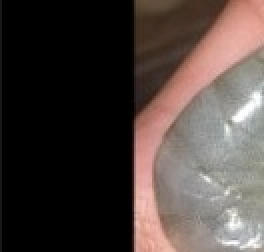
#> input picture ml/test_crops/user_hand_only_crop.jpg, 132 x 126 px (shown 2 times larger)
$ python quality_validator.py ../test_crops/user_hand_only_crop.jpg
#> lines starting #> are read from the running program, lines starting #| are printed output that depends on the picture; after the words box and inside, x2 and y2 are one past the last pixel; in counts of white or black regions, pixels touching at a corner belong together
from __future__ import annotations

import json
import sys
from pathlib import Path

import cv2
import numpy as np
from PIL import Image, ImageOps


# [79 lines left out: function detect_cooked_orange_shrimp, not called in this run]


def validate_image_quality(image_path: Path) -> dict:
    if not image_path.exists():
        raise FileNotFoundError(f"Image not found: {image_path}")

    with Image.open(image_path) as img:
#> img is the input picture: PIL image 132x126 RGB; mean R, G, B 75.8, 65.2, 61.2
        img = ImageOps.exif_transpose(img).convert("RGB")
        width, height = img.size
#> width = 132; height = 126
        rgb = np.asarray(img.resize((224, 224), Image.Resampling.BILINEAR), dtype=np.float32)
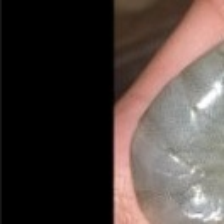
#> rgb: shape (224, 224, 3) float32; mean R, G, B 75.8, 65.2, 61.2
        gray = img.convert("L").resize((224, 224), Image.Resampling.BILINEAR)
        arr = np.asarray(gray, dtype=np.float32)

    max_c = rgb.max(axis=2) / 255.0
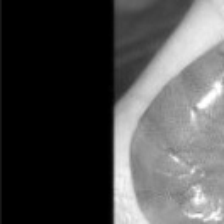
#> max_c: shape (224, 224) float32; min 0, max 1, mean 0.298
    min_c = rgb.min(axis=2) / 255.0
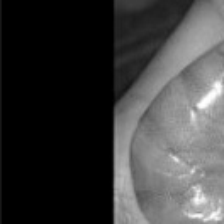
#> min_c: shape (224, 224) float32; min 0, max 0.996, mean 0.239
    sat = np.where(max_c > 0, (max_c - min_c) / (max_c + 1e-7), 0)
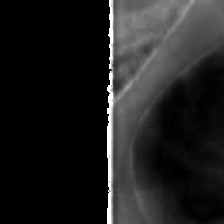
#> sat: shape (224, 224) float32; min 0, max 1, mean 0.124

    # 1. Blur Detection using Gradient Variance (2D Laplacian approximation)
    dx = np.diff(arr, axis=1)
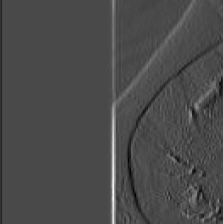
#> dx: shape (224, 223) float32; min -29, max 71, mean 0.6; drawn with min black and max white
    dy = np.diff(arr, axis=0)
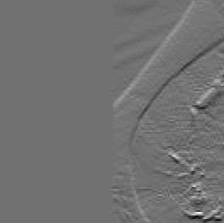
#> dy: shape (223, 224) float32; min -36, max 45, mean 0.2; drawn with min black and max white
    blur_score = float(np.var(dx) + np.var(dy))
#> blur_score = 37.65

    # 2. Illumination & Contrast Metrics
    mean_bright = float(arr.mean())
#> mean_bright = 67.93
    std_bright = float(arr.std())
#> std_bright = 75.41
    overexposed_ratio = float(((arr > 245) & (sat < 0.16)).mean())
#> overexposed_ratio = 0.00267
    underexposed_ratio = float((arr < 28).mean())
#> underexposed_ratio = 0.506

    foreground = (sat > 0.10) & (arr > 30) & (arr < 235)
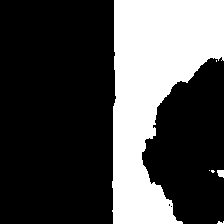
#> foreground: shape (224, 224) bool; 29.7% white; 6 white regions (4 under 20 px), largest, box (x1, y1, x2, y2) and area: (112, 0, 224, 224) 14853, (217, 170, 224, 178) 45
    foreground_ratio = float(foreground.mean())
#> foreground_ratio = 0.297
    ys, xs = np.where(foreground)
#> ys = 14925 values from 0 to 223; xs = 14925 values, max 223 at index 109, min 112 at index 12498, mean 153.5
    touches_edges = False
    bbox_fill_ratio = 0.0
    center_coverage = 0.0
    if len(xs) > 0 and len(ys) > 0:
        left, right = int(xs.min()), int(xs.max())
#> left = 112; right = 223
        top, bottom = int(ys.min()), int(ys.max())
#> top = 0; bottom = 223
        bbox_area = max(1, (right - left + 1) * (bottom - top + 1))
#> bbox_area = 25088
        bbox_fill_ratio = float(foreground.sum() / bbox_area)
#> bbox_fill_ratio = 0.595
        touches_edges = left <= 4 or top <= 4 or right >= 219 or bottom >= 219
#> touches_edges = True
        center_coverage = float(foreground[56:168, 56:168].mean())
#> center_coverage = 0.392

    is_blurry = blur_score < 8.0 and std_bright < 18.0
#> is_blurry = False
    is_too_dark = mean_bright < 30.0 or underexposed_ratio > 0.70
#> is_too_dark = False
    is_too_bright = mean_bright > 238.0 or (overexposed_ratio > 0.78 and std_bright < 28.0)
#> is_too_bright = False
    is_low_contrast = std_bright < 7.0
#> is_low_contrast = False
    is_low_resolution = width < 180 or height < 180
#> is_low_resolution = True
    is_too_far = foreground_ratio < 0.055 or center_coverage < 0.035
#> is_too_far = False
    is_heavily_cropped = touches_edges and 0.42 < foreground_ratio < 0.82 and std_bright > 22.0 and center_coverage < 0.50
#> is_heavily_cropped = False
    is_overlapping = foreground_ratio > 0.88 and bbox_fill_ratio > 0.82 and std_bright > 38.0
#> is_overlapping = False

    warnings = []
    if is_low_contrast:
        warnings.append("low contrast")
    if is_too_far:
        warnings.append("shrimp may be small in frame")
    if is_heavily_cropped:
        warnings.append("shrimp may be cropped")
    if is_overlapping:
        warnings.append("possible overlapping shrimp")

    is_quality_valid = not (
        is_blurry
        or is_too_dark
        or is_too_bright
        or is_low_resolution
    )
#> is_quality_valid = False

    if not is_quality_valid:
        reasons = []
        if is_blurry:
            reasons.append("blurry image")
        if is_too_dark:
            reasons.append("low lighting")
        if is_too_bright:
            reasons.append("overexposure")
        if is_low_resolution:
            reasons.append("low resolution")

        primary_message = "Please upload a clearer image of a shrimp."
        if is_blurry:
            primary_message = "Image is blurry."
        elif is_too_dark:
            primary_message = "Lighting is too dark."
        elif is_too_bright:
            primary_message = "Image is overexposed."
        elif is_low_resolution:
            primary_message = "Image resolution is too low."

        return {
            "is_quality_valid": False,
            "status": "Poor Image Quality",
            "prediction": None,
            "message": primary_message,
            "reasons": reasons,
            "warnings": warnings,
            "quality_metrics": {
                "width": width,
                "height": height,
                "blur_score": round(blur_score, 2),
                "brightness": round(mean_bright, 2),
                "contrast": round(std_bright, 2),
                "overexposed_ratio": round(overexposed_ratio, 4),
                "underexposed_ratio": round(underexposed_ratio, 4),
                "foreground_ratio": round(foreground_ratio, 4),
                "bbox_fill_ratio": round(bbox_fill_ratio, 4),
                "center_coverage": round(center_coverage, 4),
            },
        }

    return {
        "is_quality_valid": True,
        "status": "Good Quality",
        "message": "Image quality is suitable for diagnosis.",
        "warnings": warnings,
        "quality_metrics": {
            "width": width,
            "height": height,
            "blur_score": round(blur_score, 2),
            "brightness": round(mean_bright, 2),
            "contrast": round(std_bright, 2),
            "overexposed_ratio": round(overexposed_ratio, 4),
            "underexposed_ratio": round(underexposed_ratio, 4),
            "foreground_ratio": round(foreground_ratio, 4),
            "bbox_fill_ratio": round(bbox_fill_ratio, 4),
            "center_coverage": round(center_coverage, 4),
        },
    }


if __name__ == "__main__":
    if len(sys.argv) > 1:
        img_p = Path(sys.argv[1])
        print(json.dumps(validate_image_quality(img_p), indent=2))
    else:
        print("Usage: python quality_validator.py <image_path>")

$ run again, on ml/test_crops/user_shrimp_crop.jpg
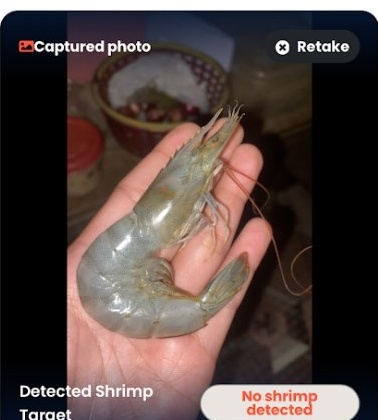
#> input picture ml/test_crops/user_shrimp_crop.jpg, 378 x 420 px
#> in validate_image_quality, img is the input picture: PIL image 378x420 RGB; mean R, G, B 83.4, 68.5, 65.1
#> in validate_image_quality, `dy = np.diff(arr, axis=0)`:
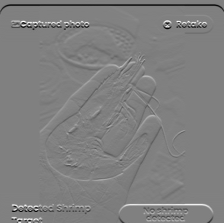
#> dy: shape (223, 224) float32; min -168, max 166, mean -0.5; drawn with min black and max white
#> blur_score = 548.2
#> mean_bright = 72.56
#> std_bright = 73.27
#> overexposed_ratio = 0.0233
#> underexposed_ratio = 0.379
#> in validate_image_quality, `foreground = (sat > 0.10) & (arr > 30) & (arr < 235)`:
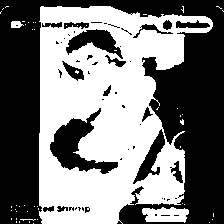
#> foreground: shape (224, 224) bool; 47.8% white; 52 white regions (49 under 20 px), largest, box (x1, y1, x2, y2) and area: (39, 6, 213, 224) 23232, (142, 207, 189, 223) 565, (11, 21, 24, 28) 69
#> foreground_ratio = 0.478
#> left = 0; right = 223
#> top = 6; bottom = 223
#> bbox_area = 48832
#> bbox_fill_ratio = 0.491
#> touches_edges = True
#> center_coverage = 0.733
#> is_blurry = False
#> is_quality_valid = True
